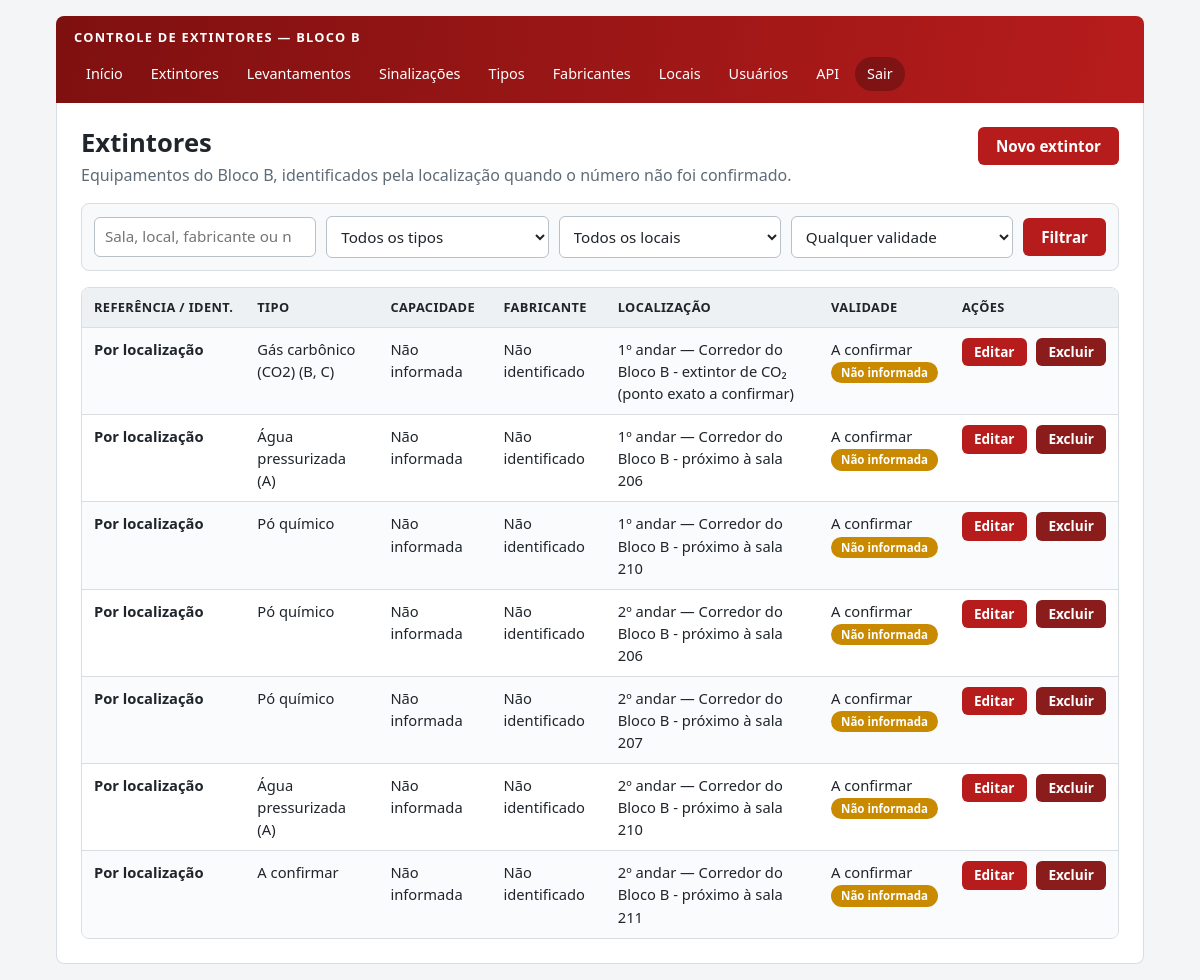
The app's page /lista_extintores.php (signed in) with its own data.
### tables this page shows
CREATE TABLE IF NOT EXISTS extintor (
  id_extintor INT AUTO_INCREMENT PRIMARY KEY,
  identificacao INT NULL UNIQUE,
  capacidade DECIMAL(6,2) NULL,
  data_validade_carga DATE NULL,
  id_tipo INT NULL,
  id_fabricante INT NULL,
  id_local INT NOT NULL,
  CONSTRAINT fk_extintor_tipo FOREIGN KEY (id_tipo) REFERENCES tipo_extintor(id_tipo) ON DELETE RESTRICT ON UPDATE CASCADE,
  CONSTRAINT fk_extintor_fabricante FOREIGN KEY (id_fabricante) REFERENCES fabricante(id_fabricante) ON DELETE RESTRICT ON UPDATE CASCADE,
  CONSTRAINT fk_extintor_local FOREIGN KEY (id_local) REFERENCES local(id_local) ON DELETE RESTRICT ON UPDATE CASCADE
);

CREATE TABLE IF NOT EXISTS tipo_extintor (
  id_tipo INT AUTO_INCREMENT PRIMARY KEY,
  descricao VARCHAR(100) NOT NULL,
  classe_fogo VARCHAR(20) NULL
);

CREATE TABLE IF NOT EXISTS local (
  id_local INT AUTO_INCREMENT PRIMARY KEY,
  andar INT NOT NULL,
  descricao VARCHAR(255) NOT NULL
);

### autenticacao.php (called while the page is built, shortened)
<?php
function escapar(mixed $valor): string
{
    return htmlspecialchars((string) $valor, ENT_QUOTES, "UTF-8");
}
function podeAlterar(): bool
{
    return in_array($_SESSION["usuario_perfil"] ?? "", ["administrador", "manutencao"], true);
}
function ehAdmin(): bool
{
    return ($_SESSION["usuario_perfil"] ?? "") === "administrador";
}

### lista_extintores.php (the view, shortened to what this page needs)
<?php
require_once "autenticacao.php";
require_once "layout.php";
require_once "conexao.php";
$busca = trim($_GET['busca'] ?? '');
$situacao = $_GET['situacao'] ?? '';
$sql = "SELECT e.id_extintor, e.identificacao, e.capacidade, e.data_validade_carga,
               t.descricao AS tipo, t.classe_fogo, f.nome AS fabricante,
               l.andar, l.descricao AS localizacao
        FROM extintor e
        LEFT JOIN tipo_extintor t ON t.id_tipo=e.id_tipo
        LEFT JOIN fabricante f ON f.id_fabricante=e.id_fabricante
        INNER JOIN local l ON l.id_local=e.id_local
        WHERE (COALESCE(CAST(e.identificacao AS CHAR),'') LIKE ?
               OR COALESCE(f.nome,'') LIKE ? OR l.descricao LIKE ?)";
$like = "%" . $busca . "%";
$paramTipos = 'sss';
$params = [$like, $like, $like];
$sql .= ' ORDER BY l.andar, l.descricao, e.id_extintor';
$stmt = $conexao->prepare($sql);
$stmt->bind_param($paramTipos, ...$params);
$stmt->execute();
$resultado = $stmt->get_result();
function situacaoValidade(?string $data): array
{
    if (!$data) return ['Não informada', 'etiqueta amarela'];
    return ['Em dia', 'etiqueta verde'];
}
inicioPagina('Extintores');
?>
<div class="titulo-com-acao">
    <div><h1>Extintores</h1><p class="subtitulo">Equipamentos do Bloco B, identificados pela localização quando o número não foi confirmado.</p></div>
    <?php if (podeAlterar()) { ?><a class="botao-link" href="cadastro_extintor.php">Novo extintor</a><?php } ?>
</div>
<form class="filtros" method="GET">
    <input type="search" name="busca" placeholder="Sala, local, fabricante ou número" value="<?php echo escapar($busca); ?>">
    <select name="tipo" aria-label="Tipo">
        <option value="0">Todos os tipos</option>
    </select>
    <select name="local" aria-label="Local">
        <option value="0">Todos os locais</option>
    </select>
    <select name="situacao" aria-label="Situação da validade">
        <?php foreach ([''=>'Qualquer validade','pendente'=>'Sem validade informada','vencido'=>'Vencidos','vencendo'=>'Vencem em 30 dias','ok'=>'Em dia'] as $valor=>$rotulo) { ?>
            <option value="<?php echo escapar($valor); ?>" <?php echo $situacao === $valor ? 'selected' : ''; ?>><?php echo escapar($rotulo); ?></option>
        <?php } ?>
    </select>
    <button type="submit">Filtrar</button>
</form>
<div class="tabela-responsiva"><table>
    <tr><th>Referência / Ident.</th><th>Tipo</th><th>Capacidade</th><th>Fabricante</th><th>Localização</th><th>Validade</th><?php if (podeAlterar()) echo '<th>Ações</th>'; ?></tr>
    <?php while ($e = $resultado->fetch_assoc()) {
        [$texto, $classe] = situacaoValidade($e['data_validade_carga']);
        $nomeTipo = $e['tipo'] ?: 'A confirmar';
        $classeFogo = $e['classe_fogo'] ? ' ('.$e['classe_fogo'].')' : '';
        $capacidade = $e['capacidade'] !== null
            ? number_format((float)$e['capacidade'],2,',','.') . (preg_match('/água|agua/iu',$nomeTipo) ? ' L' : ' kg')
            : 'Não informada';
    ?>
    <tr>
        <td><?php echo $e['identificacao'] !== null ? 'Nº '.escapar($e['identificacao']) : '<strong>Por localização</strong>'; ?></td>
        <td><?php echo escapar($nomeTipo.$classeFogo); ?></td>
        <td><?php echo escapar($capacidade); ?></td>
        <td><?php echo escapar($e['fabricante'] ?: 'Não identificado'); ?></td>
        <td><?php echo escapar($e['andar'].'º andar — '.$e['localizacao']); ?></td>
        <td><?php echo $e['data_validade_carga'] ? escapar(date('d/m/Y', strtotime($e['data_validade_carga']))) : 'A confirmar'; ?><br><span class="<?php echo $classe; ?>"><?php echo escapar($texto); ?></span></td>
        <?php if (podeAlterar()) { ?><td class="acoes">
            <a class="botao-link pequeno" href="cadastro_extintor.php?id=<?php echo (int)$e['id_extintor']; ?>">Editar</a>
            <?php if (ehAdmin()) echo botaoExcluir('exclui_extintor.php',(int)$e['id_extintor']); ?>
        </td><?php } ?>
    </tr>
    <?php } ?>
</table></div>
<?php $stmt->close(); $conexao->close(); fimPagina(); ?>

### layout.php (shortened to what this page needs)
<?php
require_once "autenticacao.php";
function inicioPagina(string $titulo): void
{
    $perfil = $_SESSION["usuario_perfil"] ?? "";
    ?>
    <!DOCTYPE html>
    <html lang="pt-br">
    <head>
        <link rel="stylesheet" href="styles.css?v=6">
    </head>
    <body>
        <main class="app">
            <header class="topo-app">
                <p class="marca">CONTROLE DE EXTINTORES — BLOCO B</p>
                <nav class="menu" aria-label="Menu principal">
                    <a href="painel.php">Início</a>
                    <a href="lista_extintores.php">Extintores</a>
                    <a href="lista_levantamentos.php">Levantamentos</a>
                    <a href="lista_sinalizacoes.php">Sinalizações</a>
                    <?php if ($perfil === "administrador") { ?>
                        <a href="lista_tipos.php">Tipos</a>
                        <a href="lista_fabricantes.php">Fabricantes</a>
                        <a href="lista_locais.php">Locais</a>
                        <a href="lista_usuarios.php">Usuários</a>
                    <?php } ?>
                    <a href="consome_api.php">API</a>
                    <a class="sair" href="logout.php">Sair</a>
                </nav>
            </header>
            <section class="conteudo-app">
    <?php
}
function fimPagina(): void
{
    ?>
            </section>
        </main>
    </body>
    </html>
    <?php
}
function botaoExcluir(string $arquivo, int $id, string $texto = "Excluir"): string
{
    return '<form class="form-inline" action="' . escapar($arquivo) . '" method="POST" '
        . 'onsubmit="return confirm(\'Confirma a exclusão deste registro?\');">'
        . campoCsrf()
        . '<input type="hidden" name="id" value="' . $id . '">'
        . '<button type="submit" class="perigo">' . escapar($texto) . '</button></form>';
}

### styles.css (style rules this page uses)
:root { --vermelho: #b71c1c; --vermelho-escuro: #7f1010; --carvao: #1f252b; --cinza: #5f6b76; --fundo: #f3f5f7; --painel: #f7f9fb; --branco: #ffffff; --borda: #d9dee3; --verde: #2e7d32; --amarelo: #c98a00; --raio: 8px; }
*, *::before, *::after { box-sizing: border-box; }
html { -webkit-text-size-adjust: 100%; }
body { margin: 0; min-height: 100vh; color: var(--carvao); background: var(--fundo); font-family: "Segoe UI", Arial, Helvetica, sans-serif; font-size: 16px; line-height: 1.5; }
h1 { margin: 0 0 4px; font-size: 1.6rem; line-height: 1.25; }
p { margin: 0 0 12px; }
a { color: var(--vermelho); }
.app { width: 100%; max-width: 1120px; margin: 0 auto; padding: 16px; }
.topo-app { display: flex; flex-wrap: wrap; align-items: center; justify-content: space-between; gap: 10px 20px; padding: 12px 18px; color: var(--branco); background: linear-gradient(100deg, var(--vermelho-escuro), var(--vermelho)); border-radius: var(--raio) var(--raio) 0 0; }
.marca { margin: 0; font-size: 0.8rem; font-weight: bold; letter-spacing: 0.1em; }
.menu { display: flex; flex-wrap: wrap; gap: 4px; }
.menu a { padding: 6px 12px; color: var(--branco); font-size: 0.9rem; text-decoration: none; border-radius: 999px; }
.menu .sair { background: rgba(0, 0, 0, 0.25); }
.conteudo-app { padding: 24px; background: var(--branco); border: 1px solid var(--borda); border-top: 0; border-radius: 0 0 var(--raio) var(--raio); }
.subtitulo { margin-bottom: 18px; color: var(--cinza); }
.titulo-com-acao { display: flex; flex-wrap: wrap; align-items: flex-start; justify-content: space-between; gap: 12px; margin-bottom: 16px; }
.titulo-com-acao .subtitulo { margin-bottom: 0; }
button, .botao-link { display: inline-block; padding: 10px 18px; color: var(--branco); background: var(--vermelho); border: 0; border-radius: 6px; font: inherit; font-size: 0.95rem; font-weight: 600; line-height: 1.2; text-align: center; text-decoration: none; cursor: pointer; }
.botao-link.pequeno, button.perigo { padding: 6px 12px; font-size: 0.85rem; }
button.perigo { background: #8a1c1c; }
input, select, textarea { display: block; width: 100%; padding: 10px 12px; color: var(--carvao); background: var(--branco); border: 1px solid #b8c0c8; border-radius: 6px; font: inherit; font-size: 1rem; line-height: 1.3; }
.filtros { display: flex; flex-wrap: wrap; gap: 10px; align-items: center; margin: 0 0 16px; padding: 12px; background: var(--painel); border: 1px solid var(--borda); border-radius: var(--raio); }
.filtros input, .filtros select { flex: 1 1 170px; width: auto; min-width: 0; padding: 9px 10px; font-size: 0.95rem; }
.filtros button { flex: 0 0 auto; }
.form-inline { display: inline-block; margin: 0; padding: 0; }
.tabela-responsiva { width: 100%; overflow-x: auto; -webkit-overflow-scrolling: touch; border: 1px solid var(--borda); border-radius: var(--raio); }
table { width: 100%; min-width: 560px; border-collapse: collapse; font-size: 0.92rem; }
th, td { padding: 10px 12px; text-align: left; vertical-align: top; border-bottom: 1px solid var(--borda); }
th { color: var(--carvao); background: #eef1f4; font-size: 0.8rem; letter-spacing: 0.03em; text-transform: uppercase; white-space: nowrap; }
tr:last-child td { border-bottom: 0; }
tr:nth-child(even) td { background: #fafbfc; }
.acoes { white-space: nowrap; }
.acoes > * { display: inline-block; vertical-align: middle; }
.acoes > * + * { margin-left: 6px; }
.etiqueta { display: inline-block; padding: 2px 10px; color: var(--branco); border-radius: 999px; font-size: 0.72rem; font-weight: 700; white-space: nowrap; }
.etiqueta.amarela { background: var(--amarelo); }

### records on screen
extintor: shows "Por localização", id_tipo.classe_fogo "Gás carbônico (CO2) (B, C)", capacidade "Não informada", fabricante "Não identificado", id_local.descricao "1º andar — Corredor do Bloco B - extintor de CO₂ (ponto exato a confirmar)", shows "A confirmar", texto "Não informada"
extintor: shows "Por localização", id_tipo.classe_fogo "Água pressurizada (A)", capacidade "Não informada", fabricante "Não identificado", id_local.descricao "1º andar — Corredor do Bloco B - próximo à sala 206", shows "A confirmar", texto "Não informada"
extintor: shows "Por localização", id_tipo.descricao "Pó químico", capacidade "Não informada", fabricante "Não identificado", id_local.descricao "1º andar — Corredor do Bloco B - próximo à sala 210", shows "A confirmar", texto "Não informada"
extintor: shows "Por localização", id_tipo.descricao "Pó químico", capacidade "Não informada", fabricante "Não identificado", id_local.descricao "2º andar — Corredor do Bloco B - próximo à sala 206", shows "A confirmar", texto "Não informada"
extintor: shows "Por localização", id_tipo.descricao "Pó químico", capacidade "Não informada", fabricante "Não identificado", id_local.descricao "2º andar — Corredor do Bloco B - próximo à sala 207", shows "A confirmar", texto "Não informada"
extintor: shows "Por localização", id_tipo.classe_fogo "Água pressurizada (A)", capacidade "Não informada", fabricante "Não identificado", id_local.descricao "2º andar — Corredor do Bloco B - próximo à sala 210", shows "A confirmar", texto "Não informada"
extintor: shows "Por localização", classeFogo "A confirmar", capacidade "Não informada", fabricante "Não identificado", id_local.descricao "2º andar — Corredor do Bloco B - próximo à sala 211", texto "Não informada"

### other values on screen
form field situacao "Qualquer validade"
